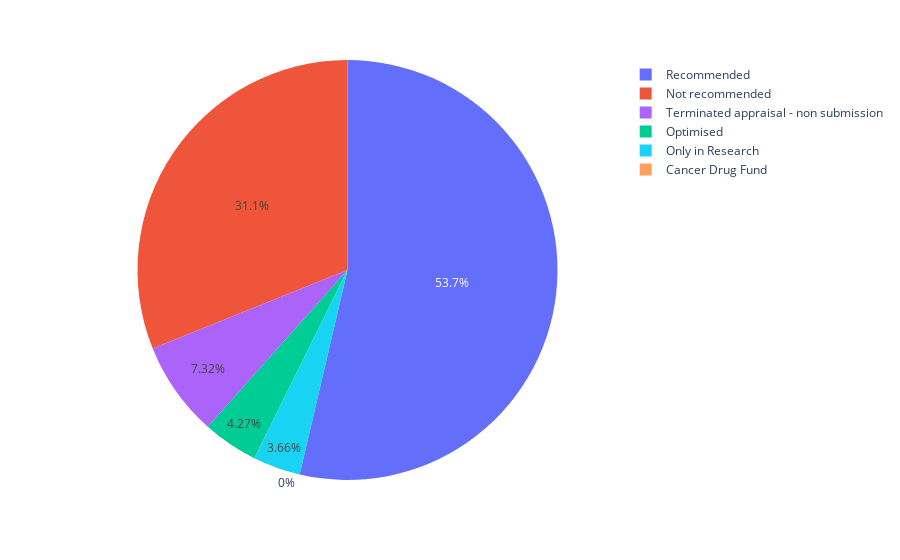

Source (notebook cell):
### Markdown cell above
### Before 2015 and after

### Code cell
import plotly.colors

# Create container
before_2015 = pd.DataFrame(columns=['Year', 'Number', 'Categorisation'])

# Count number of occurences before 2015
mask = time_series['Year'] < 2015
temp = time_series[mask]
for cat in cats:
    mask = temp['Categorisation'] == cat
    number = temp[mask]['Number'].sum()
    before_2015 = before_2015.append(pd.DataFrame({'Year': ['Before 2015'], 'Number': [number], 'Categorisation': [cat]}))

# Plot before 2015
colors = plotly.colors.qualitative.Plotly
fig = px.pie(
    before_2015, 
    values='Number', 
    names='Categorisation',
    color='Categorisation', 
    color_discrete_map={
        'Recommended': colors[0],
        'Optimised': colors[2],
        'Not recommended': colors[1],
        'Terminated appraisal - non submission': colors[3],
        'Cancer Drug Fund': colors[4],
        'Only in Research': colors[5]})

# Write image to disk
fig.write_image("images/cancer-drugs-before-2015.pdf")

fig.show()

### Figure 1 — Plotly figure (JSON) as saved in the notebook; plotly's stock layout.template omitted (floating-point values rounded to 4 significant figures)
{"data": [{"customdata": [["Recommended"], ["Not recommended"], ["Optimised"], ["Only in Research"], ["Terminated appraisal - non submission"], ["Cancer Drug Fund"]], "domain": {"x": [0, 1], "y": [0, 1]}, "hovertemplate": "Categorisation=%{customdata[0]}<br>Number=%{value}<extra></extra>", "labels": ["Recommended", "Not recommended", "Optimised", "Only in Research", "Terminated appraisal - non submission", "Cancer Drug Fund"], "legendgroup": "", "marker": {"colors": ["#636EFA", "#EF553B", "#00CC96", "#19D3F3", "#AB63FA", "#FFA15A"]}, "name": "", "showlegend": true, "type": "pie", "values": [88, 51, 7, 6, 12, 0]}], "layout": {"legend": {"tracegroupgap": 0}, "margin": {"t": 60}}}
